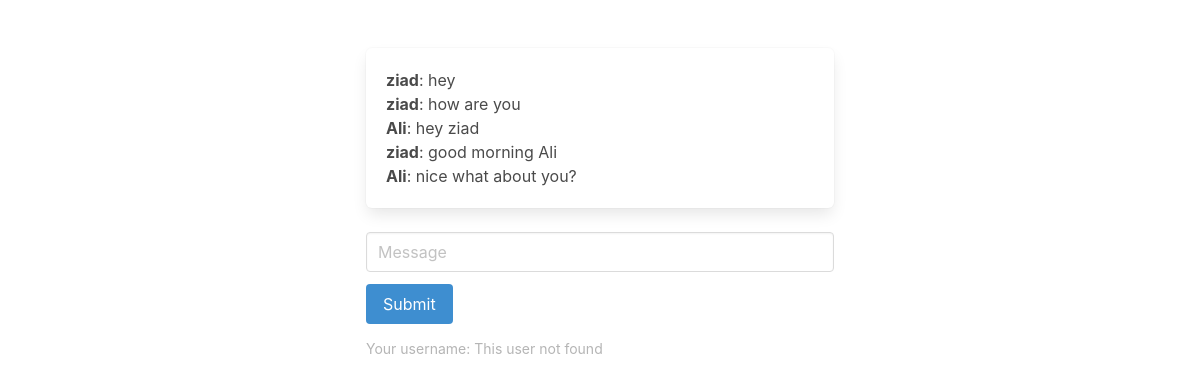
The page /code/ on the database its author committed.
### chat/models.py (models this page shows)
class Message(models.Model):
    username = models.CharField(max_length=255)
    room = models.CharField(max_length=255)
    content = models.TextField()
    date_added = models.DateTimeField(auto_now_add=True)
    class Meta:
        ordering = ('date_added',)

### chat/views.py (the view)
# urls.py: path('<str:room_name>/',views.room,name='room')
def room(request, room_name):
    username = request.GET.get('username','This user not found')
    messages = Message.objects.filter(room=room_name)[0:25]
    return render(request,'chat/room.html',{'room_name':room_name, 'username':username, 'messages': messages})

### chat/templates/chat/room.html (shortened to what this page needs)
<!DOCTYPE html>
<html>
    <head>
        <link rel="stylesheet" href="https://cdn.jsdelivr.net/npm/bulma@0.9.2/css/bulma.min.css">
    </head>
    <body>
        <section class="section">
            <div class="container">
                <div class="columns is-multiline">
                    <div class="column is-6 is-offset-3">
                        <div class="box">
                            <div id="chat-messages" style="max-height: 300px; overflow-y: scroll;">{% for m in messages %}<b>{{ m.username }}</b>: {{ m.content }}<br>{% endfor %}</div>
                        </div>
                        <div class="field">
                            <div class="control">
                                <input class="input" type="text" placeholder="Message" id="chat-message-input">
                            </div>
                        </div>
                        <div class="field">
                            <div class="control">
                                <a class="button is-info" id="chat-message-submit">Submit</a>
                            </div>
                        </div>
                        <small class="has-text-grey-light">Your username: {{ username }}</small>
                    </div>
                </div>
            </div>
        </section>
    </body>
</html>

### rows shown on the page
Message: username "ziad", content "hey"
Message: username "ziad", content "how are you"
Message: username "Ali", content "hey ziad"
Message: username "ziad", content "good morning Ali"
Message: username "Ali", content "nice what about you?"

### other values the page prints
{{ username }} "This user not found"
